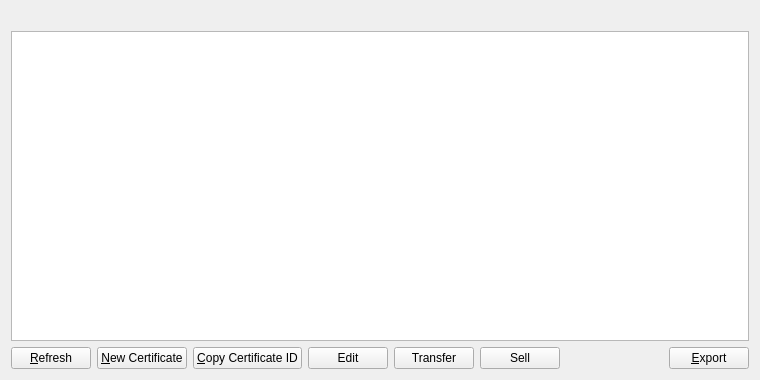
<?xml version="1.0" encoding="UTF-8"?>
<ui version="4.0">
 <class>MyCertListPage</class>
 <widget class="QWidget" name="MyCertListPage">
  <property name="geometry">
   <rect>
    <x>0</x>
    <y>0</y>
    <width>760</width>
    <height>380</height>
   </rect>
  </property>
  <property name="windowTitle">
   <string>My Certificates</string>
  </property>
  <layout class="QVBoxLayout" name="verticalLayout">
   <item>
    <widget class="QLabel" name="labelExplanation">
     <property name="textFormat">
      <enum>Qt::PlainText</enum>
     </property>
     <property name="wordWrap">
      <bool>true</bool>
     </property>
    </widget>
   </item>
   <item>
    <widget class="QTableView" name="tableView">
     <property name="contextMenuPolicy">
      <enum>Qt::CustomContextMenu</enum>
     </property>
     <property name="toolTip">
      <string/>
     </property>
     <property name="tabKeyNavigation">
      <bool>false</bool>
     </property>
     <property name="alternatingRowColors">
      <bool>true</bool>
     </property>
     <property name="selectionMode">
      <enum>QAbstractItemView::SingleSelection</enum>
     </property>
     <property name="selectionBehavior">
      <enum>QAbstractItemView::SelectRows</enum>
     </property>
     <property name="sortingEnabled">
      <bool>true</bool>
     </property>
     <attribute name="verticalHeaderVisible">
      <bool>false</bool>
     </attribute>
    </widget>
   </item>
   <item>
    <layout class="QHBoxLayout" name="horizontalLayout">
     <item>
      <widget class="QPushButton" name="refreshButton">
       <property name="maximumSize">
        <size>
         <width>16777215</width>
         <height>48</height>
        </size>
       </property>
       <property name="toolTip">
        <string>Refresh certificate list</string>
       </property>
       <property name="text">
        <string>&amp;Refresh</string>
       </property>
      </widget>
     </item>
     <item>
      <widget class="QPushButton" name="newCert">
       <property name="toolTip">
        <string>Create a new certificate</string>
       </property>
       <property name="text">
        <string>&amp;New Certificate</string>
       </property>
      </widget>
     </item>
     <item>
      <widget class="QPushButton" name="copyCert">
       <property name="toolTip">
        <string>Copy the currently selected certificate to the system clipboard</string>
       </property>
       <property name="text">
        <string>&amp;Copy Certificate ID</string>
       </property>
      </widget>
     </item>
     <item>
      <widget class="QPushButton" name="editButton">
       <property name="toolTip">
        <string>Edit selected certificate</string>
       </property>
       <property name="text">
        <string>Edit</string>
       </property>
      </widget>
     </item>
     <item>
      <widget class="QPushButton" name="transferButton">
       <property name="toolTip">
        <string>Transfer selected certificate</string>
       </property>
       <property name="text">
        <string>Transfer</string>
       </property>
      </widget>
     </item>
     <item>
      <widget class="QPushButton" name="sellCertButton">
       <property name="toolTip">
        <string>Sell selected certificate</string>
       </property>
       <property name="text">
        <string>Sell</string>
       </property>
      </widget>
     </item>
     <item>
      <spacer name="horizontalSpacer">
       <property name="orientation">
        <enum>Qt::Horizontal</enum>
       </property>
       <property name="sizeHint" stdset="0">
        <size>
         <width>40</width>
         <height>20</height>
        </size>
       </property>
      </spacer>
     </item>
     <item>
      <widget class="QPushButton" name="exportButton">
       <property name="toolTip">
        <string>Export the data in the current tab to a file</string>
       </property>
       <property name="text">
        <string>&amp;Export</string>
       </property>
      </widget>
     </item>
    </layout>
   </item>
  </layout>
 </widget>
 <resources>
  <include location="../syscoin.qrc"/>
 </resources>
 <connections/>
</ui>
